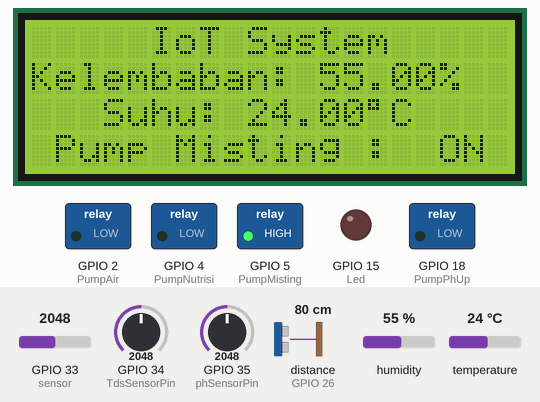
Simulated run of this program. Board: ESP32. Parts: 20×4 character LCD, switched loads named in the program (green lamp = pin HIGH), output pins drawn as LEDs (lit = HIGH). Wiring (from diagram.json): ultrasonic range finder: trigger GPIO 27; echo GPIO 26. Inputs (shaded band) come from the test bench; at power-on: distance to the obstacle (sensor on GPIO 26) 80 cm, humidity 55 %, GPIO 35 (phSensorPin) = 2048, GPIO 33 (sensor) = 2048, GPIO 34 (TdsSensorPin) = 2048, temperature 24 °C. The echo pulse lasts 58.3 µs per cm; WiFi joins after 1.5 s; servers stay silent unless stated; pins used as bus, display or sensor lines are not drawn; what the program prints to the serial monitor is not drawn.

Above: at 3.5 s.
3.6 s: distance to the obstacle (sensor on GPIO 26) set to 60 cm
At 4.2 s:
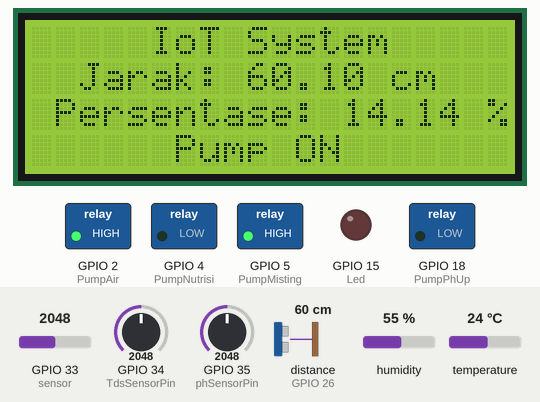
8.4 s: distance to the obstacle (sensor on GPIO 26) set to 52 cm
At 9.2 s:
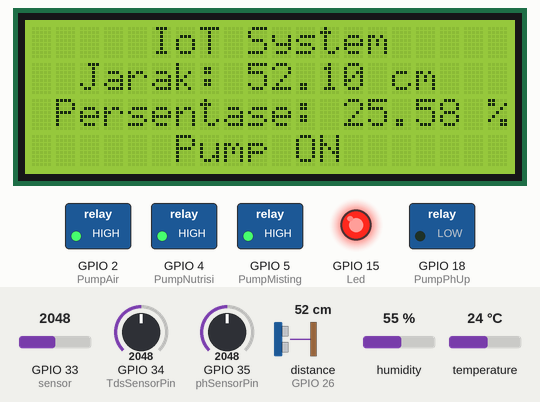
15.4 s: humidity set to 78 %
At 18.7 s:
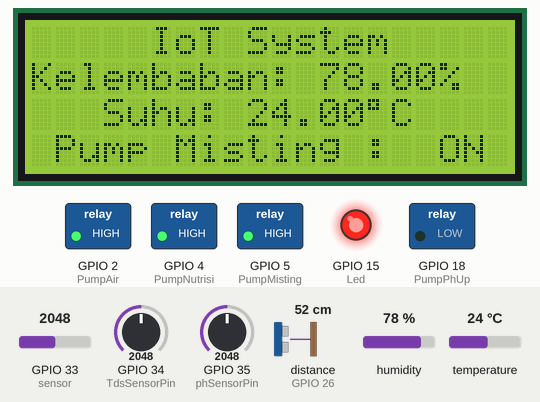
19.4 s: humidity set to 81 %
At 23.7 s:
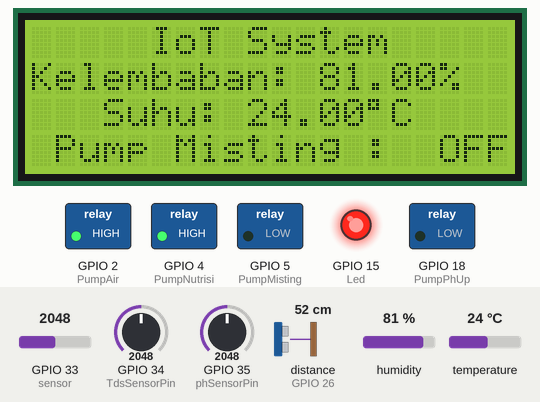
27.4 s: GPIO 35 (phSensorPin) set to 1791
At 31.7 s:
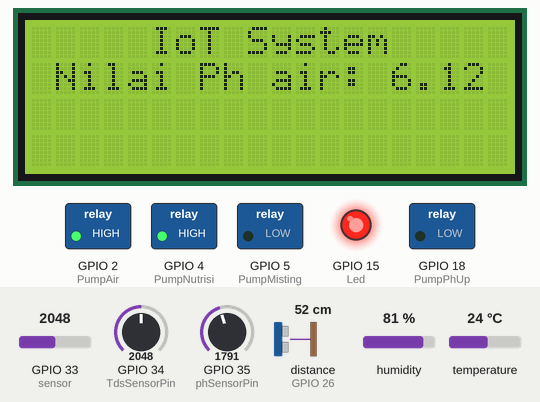
37.4 s: GPIO 35 (phSensorPin) set to 1724
At 41.4 s:
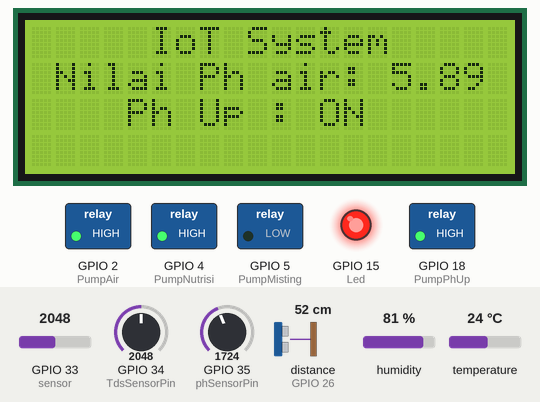
Timing chart, 0 to 42.9 s (numbered marks = the images above; inputs shaded):
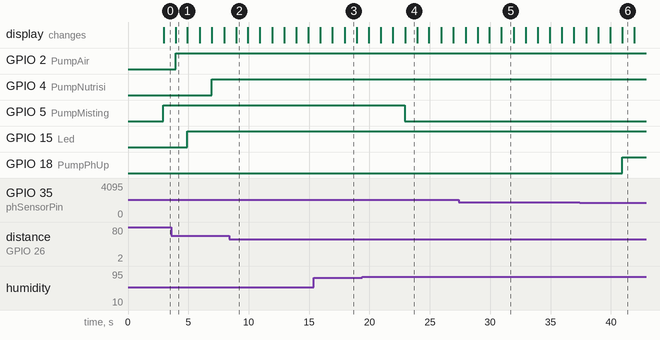

Measured:
- the behaviour switches between 56 and 55 cm on distance to the obstacle (sensor on GPIO 26) (found by bisection; images 1 and 2)
- the behaviour switches between 79 and 80 % on humidity (found by bisection; images 3 and 4)
- the behaviour switches between 1755 and 1754 on GPIO 35 (phSensorPin) (found by bisection; images 5 and 6)
- after the input at 19.4 s, GPIO 5 (PumpMisting): HIGH → LOW after 3.5 s; the display: first differs from a run without the input after 3.6 s (image 4)
- after the input at 27.4 s, the display: first differs from a run without the input after 3.5 s (image 5)
- after the input at 37.4 s, GPIO 18 (PumpPhUp): LOW → HIGH after 3.5 s; the display: first differs from a run without the input after 3.5 s (image 6)
- what the display in image 1 shows lasts 1.0 s, from 3.9 s to 4.9 s

The program:

main.cpp
```cpp
#define BLYNK_TEMPLATE_ID "YOUR_BLYNK_TEMPLATE_ID"
#define BLYNK_TEMPLATE_NAME "Hidroponik sytem"
#define BLYNK_AUTH_TOKEN "YOUR_BLYNK_AUTH_TOKEN"
#define BLYNK_PRINT Serial

#include <WiFi.h>
#include <DHT.h>
#include <LiquidCrystal_I2C.h>
#include <BlynkSimpleEsp32.h>

char auth[] = BLYNK_AUTH_TOKEN;
char ssid[] = "Wokwi-GUEST";
char pass[] = "";

#define TANK_HEIGHT 70      // Ketinggian tandon air (dalam cm)
#define MIN_WATER_PERCENT 20 // Persentase minimum air dalam tandon sebelum menghidupkan pompa
#define MAX_WATER_PERCENT 85 // Persentase maksimum air dalam tandon sebelum mematikan pompa

bool isPumpAirRunning = false;
bool isPumpNutrisiRunning = false;
bool isPumpPhDownRunning = false;
bool isPumpPhUpRunning = false;
bool isPumpMistingRunning = false;
bool isLEDRunning = false;

#define VPIN_Jarak          V0
// #define VPIN_Lux            V1
#define VPIN_Suhu           V2
#define VPIN_Kelembaban     V3
#define VPIN_Ph             V4
#define VPIN_tds            V5
#define VPIN_Status         V6
// #define VPIN_led            V7

LiquidCrystal_I2C lcd(0x27, 20, 4); // Alamat I2C dan ukuran LCD 20x4

#define Led 15
#define PumpAir 2
#define PumpNutrisi 4
#define PumpMisting 5
#define PumpPhUp 18
#define PumpPhDown 19
#define ldrPin   13
#define DHTPIN 25
#define trigPin 27
#define echoPin 26
#define phSensorPin 35
#define TdsSensorPin 34

float pHValue = 0.0;           // Variabel untuk menyimpan nilai pH
float lowerPHLimit = 6.0;      // Batas bawah rentang pH yang diinginkan
float upperPHLimit = 7.0;

float lowerTemperatureLimit = 15.0;
float upperTemperatureLimit = 25.0;
float lowerHumidityLimit = 80.0;
float upperHumidityLimit = 90.0;

#define DHTTYPE DHT22
DHT dht(DHTPIN, DHTTYPE);
unsigned long previousMillis = 0;
const long interval = 1000;  // Interval pembacaan setiap 1 detik
// const long intervalJarak = 1000;

const float GAMMA = 0.7; //nilai ketetapan gama untuk mencari tingkat kecerahan(lux)
const float RL10 = 50;

int sensorIndex = 0;

BlynkTimer timer;

void sendSensor(){


   unsigned long currentMillis = millis();

    lcd.clear(); // Hapus isi layar LCD sebelum menampilkan data sensor baru

    // Menampilkan teks "IoT System" di tengah baris pertama
    lcd.setCursor((20 - 10) / 2, 0); // Pusatkan teks "IoT System"
    lcd.print("IoT System");

    // Membaca sensor DHT22
    if (sensorIndex == 0) {
      float humidity = dht.readHumidity();
      float temperature = dht.readTemperature();

      if (!isnan(humidity) && !isnan(temperature)) {
        Blynk.virtualWrite(VPIN_Kelembaban, humidity);
        Blynk.virtualWrite(VPIN_Suhu, temperature);

        // Menampilkan data sensor kelembaban dan suhu di tengah baris kedua
        lcd.setCursor((20 - 21) / 2, 1); // Pusatkan data sensor
        lcd.print("Kelembaban: ");
        lcd.print(humidity);
        lcd.print("%");
        lcd.setCursor((20 - 14) / 2, 2); // Pusatkan data sensor
        lcd.print("Suhu: ");
        lcd.print(temperature);
        lcd.write(0xDF);
        lcd.print("C");

        if (temperature < lowerTemperatureLimit || temperature > upperTemperatureLimit || humidity < lowerHumidityLimit || humidity > upperHumidityLimit) {
          // Turn on the misting pump
          digitalWrite(PumpMisting, HIGH);
          isPumpMistingRunning=true;
          Serial.println("Turn on the misting pump");
        } else {
          // Turn off the misting pump if temperature and humidity are within the desired range
          digitalWrite(PumpMisting, LOW);
          isPumpMistingRunning=false;
          Serial.println("Turn off the misting pump");
        }
        String pumpMistingStatus = isPumpMistingRunning ? "ON" : "OFF";
        Blynk.virtualWrite(VPIN_Status,"status pompa Misting "+String(pumpMistingStatus));
        lcd.setCursor((20 - 18) / 2, 3);
        lcd.print("Pump Misting :  ");
        lcd.print(pumpMistingStatus);
      }
    }

    // Membaca sensor ultrasonik HC-SR04
    else if (sensorIndex == 1) {
      long duration;
      float distance_cm;

      // Kirim sinyal ultrasonik
      digitalWrite(trigPin, LOW);
      delayMicroseconds(2);
      digitalWrite(trigPin, HIGH);
      delayMicroseconds(10);
      digitalWrite(trigPin, LOW);

      // Baca durasi pulsa Echo
      duration = pulseIn(echoPin, HIGH);

      // Hitung jarak dalam centimeter
      distance_cm = (float)duration / 58.2;

      float tankHeight = TANK_HEIGHT - distance_cm;
      float waterPercent = (tankHeight / TANK_HEIGHT) * 100.0;
      Serial.println(waterPercent);
      Serial.println(distance_cm);
      Blynk.virtualWrite(VPIN_Jarak, waterPercent);

      // Menampilkan data sensor jarak di tengah baris kedua
      lcd.setCursor((20 - 15) / 2, 1); // Pusatkan data sensor
      lcd.print("Jarak: ");
      lcd.print(distance_cm);
      lcd.print(" cm");
      lcd.setCursor((20 - 18) / 2, 2); // Pusatkan data sensor
      lcd.print("Persentase: ");
      lcd.print(waterPercent);
      lcd.print(" %");

      if (waterPercent < MIN_WATER_PERCENT) {
          Serial.println("Menghidupkan Pompa");
          digitalWrite(PumpAir, HIGH); // Hidupkan pompa
          isPumpAirRunning = true;
      }
      if (waterPercent >= MAX_WATER_PERCENT) {
          Serial.println("Mematikan Pompa");
          digitalWrite(PumpAir, LOW);  // Matikan pompa
          isPumpAirRunning = false;
      }
      String pumpAirStatus = isPumpAirRunning ? "ON" : "OFF";
      Blynk.virtualWrite(VPIN_Status,"status pompa Air "+String(pumpAirStatus));
      lcd.setCursor((20 - 8) / 2, 3);
      lcd.print("Pump ");
      lcd.print(pumpAirStatus);

    }

    // Membaca sensor LDR
    else if (sensorIndex == 2) {
      int ldrValue = analogRead(33); //membaca nilai analog pada pin A0 dari sensor ldr
      float voltase = ldrValue * 5 / 4095.0; //rumus mengubah nilai sinyal analog dari ldr menjadi nilai voltase
      float resistansi = 2000 * voltase / (1 - voltase / 5); //rumus mencari nilai resistansi dari nilai voltase sebelumnya
      float kecerahan = pow(RL10 * 1e3 * pow(10, GAMMA) / resistansi, (1 / GAMMA)); //rumus mencari nilai tingkat kecerahan (lux)
      Blynk.virtualWrite(VPIN_Status, "kecerahan = "+String(kecerahan));

      // Menampilkan data sensor LDR di tengah baris kedua
      lcd.setCursor((20 - 15) / 2, 1); // Pusatkan data sensor
      lcd.print("LDR: ");
      lcd.print(kecerahan);
      lcd.print("lux");

      if (kecerahan < 5000) {
        // Hidupkan lampu LED jika kurang dari 5000 lux
        digitalWrite(Led, HIGH);
        Blynk.virtualWrite(VPIN_Status, "Led Status On");
        isLEDRunning=true;
      } else if (kecerahan > 7000) {
        // Matikan lampu LED jika lebih dari 7000 lux
        digitalWrite(Led, LOW);
        Blynk.virtualWrite(VPIN_Status, "Led Status OFF");
        isLEDRunning=false;
      }
      String LedStatus = isLEDRunning? "ON" : "OFF";
      lcd.setCursor((20 - 9) / 2, 3);
      lcd.print("Led : ");
      lcd.print(LedStatus);
    }
    // Membaca sensor pH
    else if (sensorIndex == 3) {
      // float phSensor = map(analogRead(phSensorPin), 0, 4095, 0, 14);
      float inputVoltage = 3.3; // Tegangan referensi (misalnya, 3.3V)
      int maxValue = 4095;     // Maksimum nilai dari pembacaan analog 12-bit
      float maxVoltage = 14.0; // Maksimum rentang yang Anda inginkan

      int analogValue = analogRead(phSensorPin); // Membaca nilai analog 12-bit dari pin A0
      float voltage = (analogValue / (float)maxValue) * inputVoltage;
      pHValue= (voltage / inputVoltage) * maxVoltage;
      Blynk.virtualWrite(VPIN_Ph, pHValue);

      // Menampilkan data sensor pH di tengah baris kedua
      lcd.setCursor((20 - 18) / 2, 1); // Pusatkan data sensor
      lcd.print("Nilai Ph air: ");
      lcd.print(pHValue);
      if (pHValue < lowerPHLimit) {
        // Aktifkan pompa PH up
        digitalWrite(PumpPhUp, HIGH);
        isPumpPhUpRunning = true;
        digitalWrite(PumpPhDown, LOW); // Pastikan pompa PH down mati
        isPumpPhDownRunning = false;
        Serial.println("Aktifkan pompa PH up");
        String pumpPhUpStatus = isPumpPhUpRunning? "ON" : "OFF";
        Blynk.virtualWrite(VPIN_Status,"Status Pompa Ph up "+String(pumpPhUpStatus));
        lcd.setCursor((20 - 11) / 2, 2);
        lcd.print("Ph Up : ");
        lcd.print(pumpPhUpStatus);

      } else if (pHValue > upperPHLimit) {
        // Aktifkan pompa PH down
        digitalWrite(PumpPhUp, LOW); // Pastikan pompa PH up mati
        isPumpPhUpRunning=false;
        digitalWrite(PumpPhDown, HIGH);
        isPumpPhDownRunning=true;
        Serial.println("Aktifkan pompa PH down");
        String pumpPhDownStatus = isPumpPhDownRunning? "ON" : "OFF";
        Blynk.virtualWrite(VPIN_Status,"Status Pompa Ph Down "+String(pumpPhDownStatus));
        lcd.setCursor((20 - 13) / 2, 3);
        lcd.print("Ph Down : ");
        lcd.print(pumpPhDownStatus);
      } else {
        // Matikan kedua pompa jika pH berada di rentang yang diinginkan
        digitalWrite(PumpPhUp, LOW);
        isPumpPhUpRunning=false;
        digitalWrite(PumpPhDown, LOW);
        isPumpPhDownRunning=true;
        Serial.println("Matikan kedua pompa");
      }
    }

    // Membaca sensor TDS
    else if (sensorIndex == 4) {
      int TdsSensor = map(analogRead(TdsSensorPin), 0, 4095, 0, 1000);

      // Menampilkan data sensor TDS di tengah baris kedua
      lcd.setCursor((20 - 18) / 2, 1); // Pusatkan data sensor
      lcd.print("Nilai TDS: ");
      lcd.print(TdsSensor);
      lcd.print(" PPM");

      Blynk.virtualWrite(VPIN_tds, TdsSensor);
      if (TdsSensor < 560) {
        // Aktifkan pompa
        digitalWrite(PumpNutrisi, HIGH);
        isPumpNutrisiRunning=true;
        Serial.println("Aktifkan pompa Nutrisi");
      }

      // Cek apakah nilai TDS mencapai atau melebihi 840
      if (TdsSensor >= 840) {
        // Matikan pompa
        digitalWrite(PumpNutrisi, LOW);
        isPumpNutrisiRunning=false;
        Serial.println("Matikan pompa Nutrisi");
        }

      String pumpNutrisiStatus = isPumpNutrisiRunning? "ON" : "OFF";
      Blynk.virtualWrite(VPIN_Status,"Status Pompa Nutrisi "+String(pumpNutrisiStatus));
      lcd.setCursor((20 - 8) / 2, 3);
      lcd.print("Pump ");
      lcd.print(pumpNutrisiStatus);

      }

    sensorIndex++; // Pindah ke sensor berikutnya
    if (sensorIndex > 4) {
      sensorIndex = 0; // Kembali ke sensor pertama setelah selesai
    }
}

void setup(){
  Serial.begin(115200);
  dht.begin();

  pinMode(trigPin, OUTPUT);
  pinMode(echoPin, INPUT);
  pinMode(Led,OUTPUT);
  pinMode(PumpAir, OUTPUT);
  pinMode(PumpNutrisi,OUTPUT);
  pinMode(PumpMisting,OUTPUT);
  pinMode(PumpPhUp,OUTPUT);
  pinMode(PumpPhUp,OUTPUT);

  digitalWrite(PumpPhUp, LOW);  // Matikan pompa PH up saat awalnya
  digitalWrite(PumpPhDown, LOW);
  digitalWrite(PumpAir,LOW);
  digitalWrite(PumpNutrisi,LOW);
  digitalWrite(PumpMisting,LOW);
  digitalWrite(Led,LOW);

  lcd.init();
  lcd.backlight();
  lcd.setCursor((20-3)/2, 0);
  lcd.print("IoT");
  lcd.setCursor((20-11)/2, 1);
  lcd.print("hydroponics");
  lcd.setCursor((20-6)/2, 2);
  lcd.print("system");

  Blynk.begin(auth,ssid,pass);

  timer.setInterval(1000L, sendSensor); // Sending Sensor Data to Blynk Cloud every 1 second
  Blynk.config(auth);

}

void loop(){
// readSensor();
Blynk.run();
timer.run();
}
```
